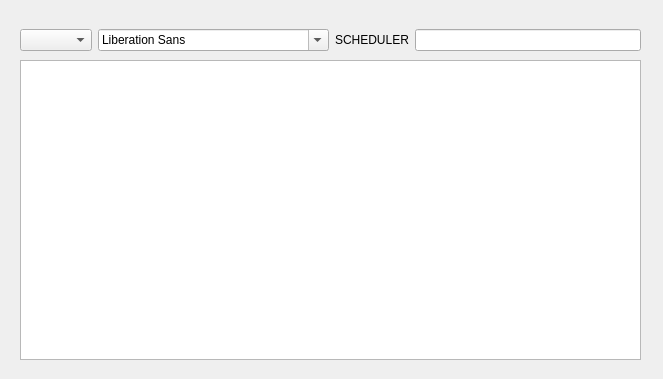
<?xml version="1.0" encoding="UTF-8"?>
<ui version="4.0">
 <class>Resultado</class>
 <widget class="QDialog" name="Resultado">
  <property name="geometry">
   <rect>
    <x>0</x>
    <y>0</y>
    <width>663</width>
    <height>379</height>
   </rect>
  </property>
  <property name="windowTitle">
   <string>Dialog</string>
  </property>
  <widget class="QWidget" name="gridLayoutWidget">
   <property name="geometry">
    <rect>
     <x>20</x>
     <y>20</y>
     <width>621</width>
     <height>41</height>
    </rect>
   </property>
   <layout class="QGridLayout" name="gridLayout">
    <item row="0" column="0">
     <widget class="QComboBox" name="comboBox"/>
    </item>
    <item row="0" column="1">
     <widget class="QFontComboBox" name="fontComboBox"/>
    </item>
    <item row="0" column="2">
     <widget class="QLabel" name="label_SCHEDULER">
      <property name="text">
       <string>SCHEDULER</string>
      </property>
     </widget>
    </item>
    <item row="0" column="3">
     <widget class="QLineEdit" name="lineEdit_SCHEDULER"/>
    </item>
   </layout>
  </widget>
  <widget class="QTableWidget" name="tabela_de_exe">
   <property name="geometry">
    <rect>
     <x>20</x>
     <y>60</y>
     <width>621</width>
     <height>300</height>
    </rect>
   </property>
  </widget>
 </widget>
 <resources/>
 <connections/>
</ui>
